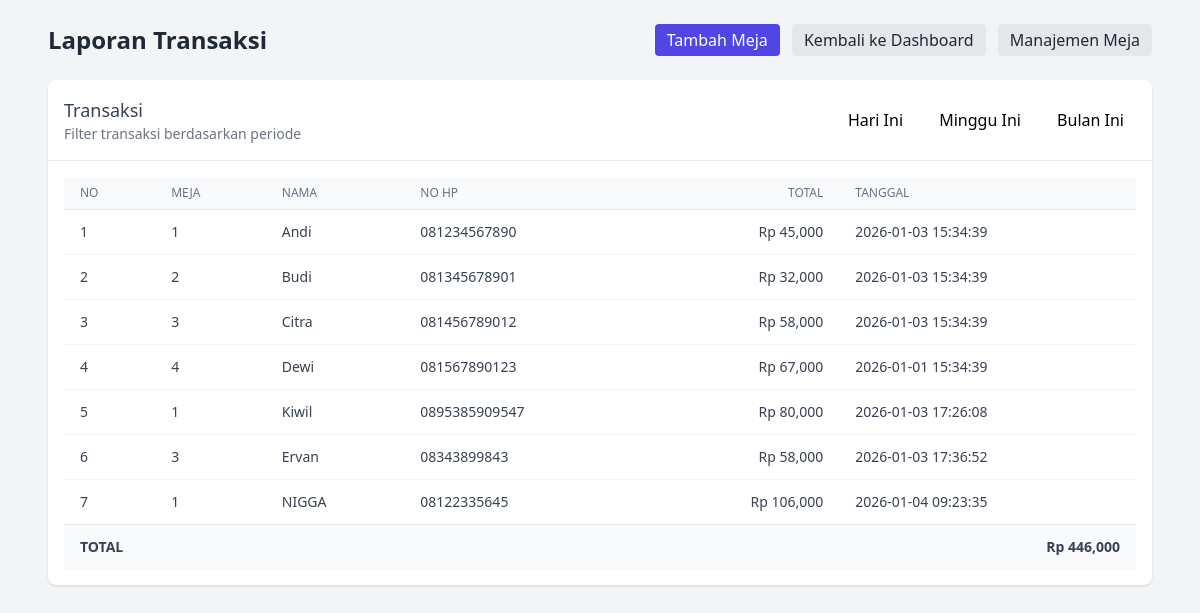
Screenshot of /admin/laporan/index.php?filter=bulan with the database file from the repository.
### tables this page shows
CREATE TABLE IF NOT EXISTS `laporan` (
  `id` int(11) NOT NULL AUTO_INCREMENT,
  `nomor_meja` int(11) DEFAULT NULL,
  `nama_pelanggan` varchar(100) DEFAULT NULL,
  `no_hp` varchar(20) DEFAULT NULL,
  `total` int(11) DEFAULT NULL,
  `tanggal_transaksi` datetime DEFAULT current_timestamp(),
  PRIMARY KEY (`id`)
);

### admin/laporan/index.php (the view, shortened to what this page needs)
<?php
include '../../config/db.php';
$filter = $_GET['filter'] ?? 'hari';
if($filter == 'hari'){
        $query = "SELECT * FROM laporan WHERE DATE(tanggal_transaksi)=CURDATE()";
}
elseif($filter == 'minggu'){
        $query = "SELECT * FROM laporan WHERE YEARWEEK(tanggal_transaksi)=YEARWEEK(NOW())";
}
else{
        $query = "SELECT * FROM laporan WHERE MONTH(tanggal_transaksi)=MONTH(NOW()) AND YEAR(tanggal_transaksi)=YEAR(NOW())";
}
$data = mysqli_query($conn,$query);
?>
<!DOCTYPE html>
<html>
<head>
    <script src="https://cdn.tailwindcss.com"></script>
</head>
<body class="bg-gray-100 min-h-screen">
    <div class="max-w-6xl mx-auto p-6">
        <header class="flex items-center justify-between mb-6">
            <h1 class="text-2xl font-semibold text-gray-800">Laporan Transaksi</h1>
            <nav class="space-x-2">
                <a href="../meja/tambah.php" class="inline-block px-3 py-1 bg-indigo-600 text-white rounded hover:bg-indigo-700">Tambah Meja</a>
                <a href="../pesanan/index.php" class="inline-block px-3 py-1 bg-gray-200 text-gray-800 rounded hover:bg-gray-300">Kembali ke Dashboard</a>
                <a href="../meja/index.php" class="inline-block px-3 py-1 bg-gray-200 text-gray-800 rounded hover:bg-gray-300">Manajemen Meja</a>
            </nav>
        </header>
        <section class="bg-white shadow rounded-lg overflow-hidden mb-6">
            <div class="p-4 border-b flex items-center justify-between">
                <div>
                    <h2 class="text-lg font-medium text-gray-700">Transaksi</h2>
                    <p class="text-sm text-gray-500">Filter transaksi berdasarkan periode</p>
                </div>
                <div class="space-x-2">
                    <a href="?filter=hari" class="px-3 py-1 rounded %s">Hari Ini</a>
                    <a href="?filter=minggu" class="px-3 py-1 rounded %s">Minggu Ini</a>
                    <a href="?filter=bulan" class="px-3 py-1 rounded %s">Bulan Ini</a>
                </div>
            </div>
            <div class="p-4 overflow-x-auto">
                <table class="min-w-full divide-y divide-gray-200">
                    <thead class="bg-gray-50">
                        <tr>
                            <th class="px-4 py-2 text-left text-xs font-medium text-gray-500 uppercase">No</th>
                            <th class="px-4 py-2 text-left text-xs font-medium text-gray-500 uppercase">Meja</th>
                            <th class="px-4 py-2 text-left text-xs font-medium text-gray-500 uppercase">Nama</th>
                            <th class="px-4 py-2 text-left text-xs font-medium text-gray-500 uppercase">No HP</th>
                            <th class="px-4 py-2 text-right text-xs font-medium text-gray-500 uppercase">Total</th>
                            <th class="px-4 py-2 text-left text-xs font-medium text-gray-500 uppercase">Tanggal</th>
                        </tr>
                    </thead>
                    <tbody class="bg-white divide-y divide-gray-100">
                        <?php
                        $no = 1;
                        $grandTotal = 0;
                        while($r = mysqli_fetch_assoc($data)){
                                $grandTotal += $r['total'];
                        ?>
                        <tr>
                            <td class="px-4 py-3 text-sm text-gray-700"><?= $no++ ?></td>
                            <td class="px-4 py-3 text-sm text-gray-700"><?= htmlspecialchars($r['nomor_meja']) ?></td>
                            <td class="px-4 py-3 text-sm text-gray-700"><?= htmlspecialchars($r['nama_pelanggan']) ?></td>
                            <td class="px-4 py-3 text-sm text-gray-700"><?= htmlspecialchars($r['no_hp']) ?></td>
                            <td class="px-4 py-3 text-sm text-gray-700 text-right">Rp <?= number_format($r['total']) ?></td>
                            <td class="px-4 py-3 text-sm text-gray-700"><?= htmlspecialchars($r['tanggal_transaksi']) ?></td>
                        </tr>
                        <?php } ?>
                    </tbody>
                    <tfoot>
                        <tr class="bg-gray-50">
                            <th colspan="4" class="px-4 py-3 text-left text-sm font-semibold text-gray-700">TOTAL</th>
                            <th colspan="2" class="px-4 py-3 text-right text-sm font-semibold text-gray-700">Rp <?= number_format($grandTotal) ?></th>
                        </tr>
                    </tfoot>
                </table>
            </div>
        </section>
    </div>
</body>
</html>

### rows the page displays
laporan: nomor_meja "1", nama_pelanggan "Andi", no_hp "081234567890", total "45,000", tanggal_transaksi "2026-01-03 15:34:39"
laporan: nomor_meja "2", nama_pelanggan "Budi", no_hp "081345678901", total "32,000", tanggal_transaksi "2026-01-03 15:34:39"
laporan: nomor_meja "3", nama_pelanggan "Citra", no_hp "081456789012", total "58,000", tanggal_transaksi "2026-01-03 15:34:39"
laporan: nomor_meja "4", nama_pelanggan "Dewi", no_hp "081567890123", total "67,000", tanggal_transaksi "2026-01-01 15:34:39"
laporan: nomor_meja "1", nama_pelanggan "Kiwil", no_hp "0895385909547", total "80,000", tanggal_transaksi "2026-01-03 17:26:08"
laporan: nomor_meja "3", nama_pelanggan "Ervan", no_hp "08343899843", total "58,000", tanggal_transaksi "2026-01-03 17:36:52"
laporan: nomor_meja "1", nama_pelanggan "NIGGA", no_hp "08122335645", total "106,000", tanggal_transaksi "2026-01-04 09:23:35"

### other values shown
$grandTotal "446,000"
